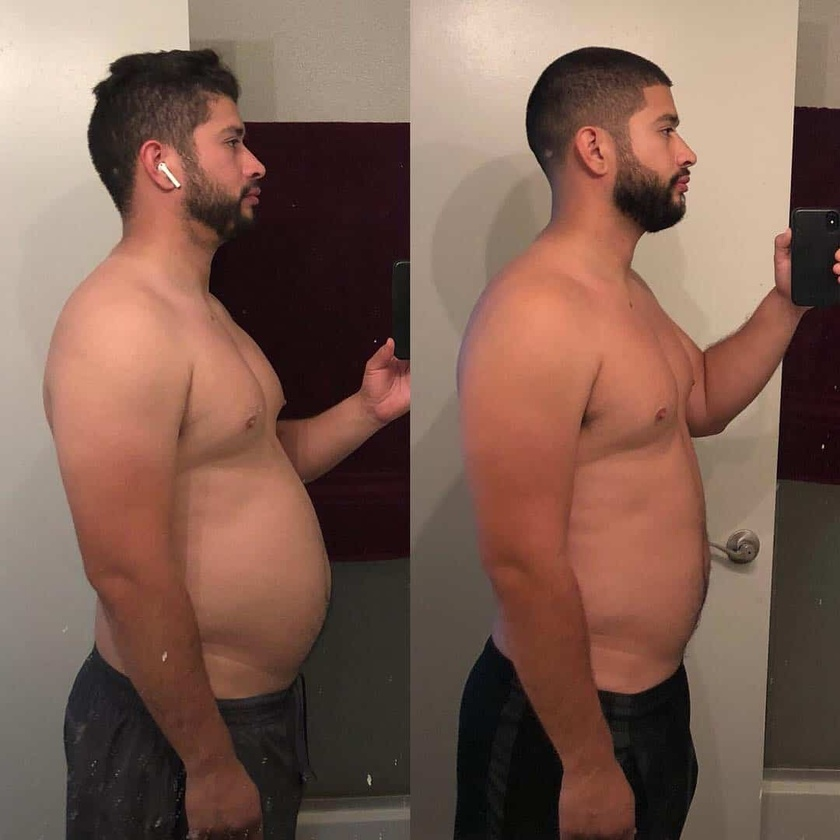
#> input picture public/transformations0.jpg, 840 x 840 px, shrunk from 1080 x 1080 before the run; its folder holds 4 pictures in this run
$ python split_images.py
#> lines starting #> are read from the running program, lines starting #| are printed output that depends on the picture
from PIL import Image
import os

def split_and_save(file_path, prefix, ext):
#> called with file_path = 'public/transformations0.jpg', prefix = 'transformation0', ext = 'jpg'
    if os.path.exists(file_path):
        img = Image.open(file_path)
#> img is the input picture: PIL image 840x840 RGB; mean R, G, B 125.9, 95.3, 82.3
        w, h = img.size
#> w = 840; h = 840
        print(f"Splitting {file_path}: {w}x{h}")
#| Splitting public/transformations0.jpg: 840x840
        before = img.crop((0, 0, w // 2, h))
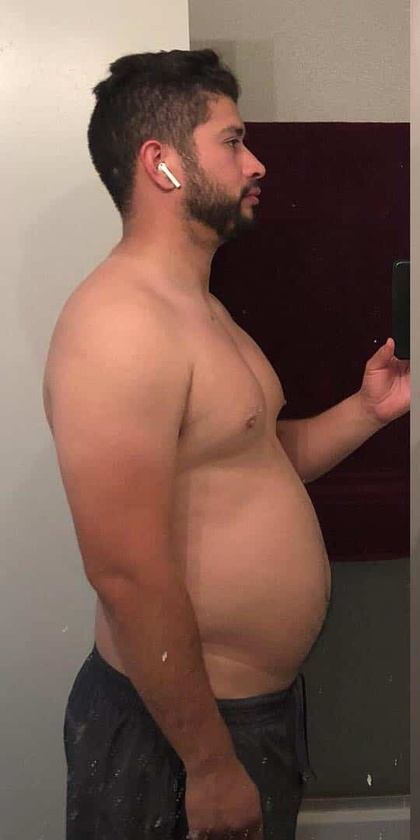
#> before: PIL image 420x840 RGB; mean R, G, B 119.1, 91.3, 80.5
        after = img.crop((w // 2, 0, w, h))
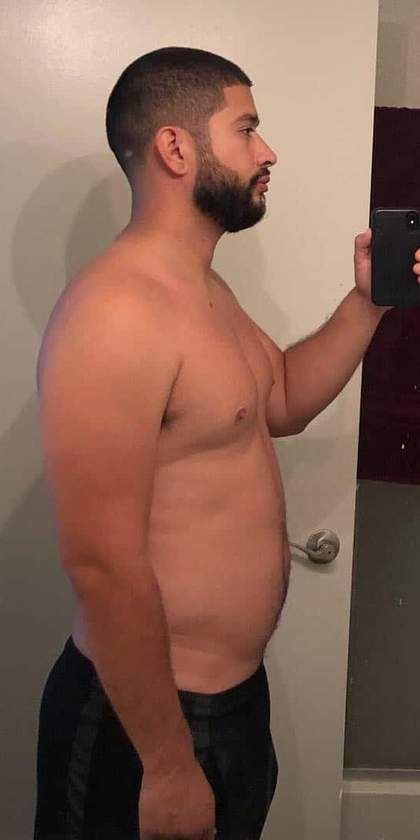
#> after: PIL image 420x840 RGB; mean R, G, B 132.7, 99.3, 84.1
        before.save(f'public/{prefix}_before.{ext}')
        after.save(f'public/{prefix}_after.{ext}')
        print(f"Saved: public/{prefix}_before.{ext} and public/{prefix}_after.{ext}")
    else:
        print(f"Error: {file_path} not found.")

split_and_save('public/transformations0.jpg', 'transformation0', 'jpg')
split_and_save('public/transformations0.png', 'transformation1', 'png')
#> call 2 of split_and_save, with file_path = 'public/transformations0.png', prefix = 'transformation1', ext = 'png'
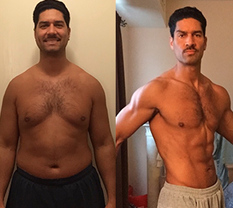
#> input picture public/transformations0.png, 233 x 208 px, shrunk from 300 x 267 before the run
#> in split_and_save, img is the input picture: PIL image 233x208 RGB; mean R, G, B 139.9, 95.5, 72.1
#| Splitting public/transformations0.png: 233x208
#> in split_and_save (call 2), `before = img.crop((0, 0, w // 2, h))`:
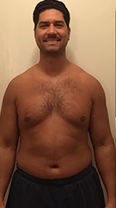
#> before: PIL image 116x208 RGB; mean R, G, B 129.5, 90.8, 66.9
#> in split_and_save (call 2), `after = img.crop((w // 2, 0, w, h))`:
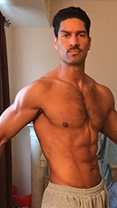
#> after: PIL image 117x208 RGB; mean R, G, B 150.3, 100.2, 77.3
